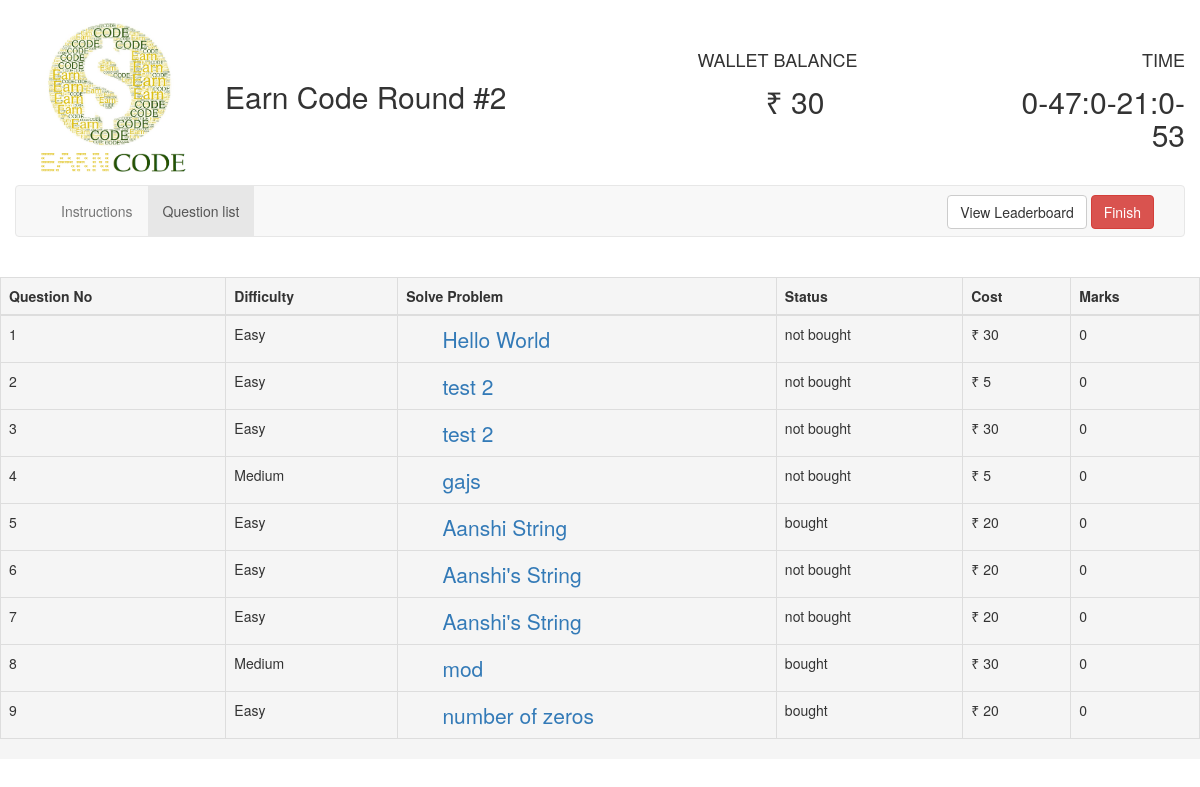
The app's page /comp/question/22/ with its own data.
### round2/models.py (models this page shows, shortened)
class Question(models.Model):
    question = models.TextField(max_length=4000)
    question_title = models.CharField(max_length=2000)
    input = models.CharField(default=0, max_length=5000)
    correct_op = models.CharField(default=0, max_length=10000)
    explanation = models.CharField(max_length=7000)
    test_input = models.CharField(max_length=100000)
    test_output = models.CharField(max_length=10000)
    cost = models.IntegerField()
    user = models.ManyToManyField(User, null=True, through="Score")
    type = models.CharField(default="Easy", max_length=10)

### round2/views.py (the view)
# urls.py: url(r'^question/(?P<user_id>[0-9]+)/$', views.question, name="question"),
def question(request, user_id):
    all_questions = Question.objects.all()
    current_user = User.objects.get(pk=user_id)
    jsonDec = json.decoder.JSONDecoder()
    current_user.total_score = 0
    temp = 0
    question_list = []
    for questions in all_questions:
        if current_user in questions.user.all():
            question_list.append({"question": questions,
                                  "status": "bought",
                                  "cost": questions.cost,
                                  "difficulty": questions.type,
                                  "question_score": Score.objects.get(user_f=current_user, question_f=questions).score})
        else:
            question_list.append({"question": questions,
                                  "status": "not bought",
                                  "cost": questions.cost,
                                  "difficulty": questions.type,
                                  "question_score": 0
                                  })
    current_user.total_score = temp
    current_user.save()
    print(current_user.total_score)
    return render(request, 'round2/select_questions_new.html',
                  {'buyed_questions': '', 'all_questions': all_questions, 'user_id': user_id,
                   'remaining_time': current_user.end_time - time.time(), 'question_list': question_list,
                   'money': current_user.money})

### round2/templates/round2/select_questions_new.html (shortened to what this page needs)
<!DOCTYPE html>
<html lang="en">
{% load staticfiles %}
<head>
    <link href="{% static '/css/font.css' %}" rel="stylesheet">
    <link rel="stylesheet"
          href="{% static '/css/jquery-ui.min.css' %}">
    <link rel="stylesheet" href="{% static '/css/bootstrap.min.css' %}">
</head>
<body>
<br>
<div class="container-fluid">
    <div class="container">
        <div class="row">
            <div class="col-md-2">
                <img alt="EarnCode"
                     src="{% static '/round2/images/ea.png' %}" width="100%">
            </div>
            <div class="col-md-4">
                <h2 style="margin-top: 60px;">Earn Code Round #2</h2>
            </div>
            <div class="col-md-2 col-md-offset-1">
                <div class="row"><h4 style="margin-top: 30px; margin-bottom: -5px;">WALLET BALANCE</h4></div>
                <div class="row text-center"><h2><span id="">&#8377; {{ money }}</span></h2></div>
            </div>
            <div class="col-md-2 col-md-offset-1 text-right">
                <div class="row"><h4 style="margin-top: 30px; margin-bottom: -5px;">TIME</h4></div>
                <div class="row"><h2><span id="time1">time</span></h2></div>
            </div>
        </div>
    </div>
    <nav class="navbar navbar-default">
        <div class="container-fluid">
            <div class="collapse navbar-collapse" id="bs-example-navbar-collapse-1">
                <ul class="nav navbar-nav">
                    <li id="instruction_tab"><a onclick="showInstructions();">Instructions</a></li>
                    <li class="active" id="question_tab"><a onclick="showQuestions()">Question list</a></li>
                </ul>
                <form action="{% url 'round2:leaderboard' user_id %}" method="post" class="navbar-form navbar-right"
                      style="margin-bottom: -8px;margin-top: 1px;">
                    <button type="submit" class="btn btn-default navbar-btn" id="leader" name="leader">View
                        Leaderboard
                    </button>
                    <button type="button" class="btn btn-default navbar-btn btn-danger" onclick="prompt_user()">
                        Finish
                    </button>
                </form>
            </div>
        </div>
    </nav>
    <br>
    <div class="row leader" id="question_list">
        <div class="table-responsive">
            <table class="table table-bordered white">
                <thead class="thead-inverse">
                <tr>
                    <th>Question No</th>
                    <th>Difficulty</th>
                    <th>Solve Problem</th>
                    <th>Status</th>
                    <th>Cost</th>
                    <th>Marks</th>
                </tr>
                </thead>
                <tbody id="table_body">
                {% for question in question_list %}
                    <tr id="{{ forloop.counter }}">
                        <td>{{ forloop.counter }}</td>
                        <td>{{ question.difficulty }}</td>
                        <td><a href="{% url 'round2:question_details' user_id question.question.pk %}"
                               style=" font-size: 150%; text-align:left; margin-left:10%;">{{ question.question.question_title }}</a>
                        </td>
                        <td>{{ question.status }}</td>
                        <td>&#8377; {{ question.cost }}</td>
                        <td>{{ question.question_score }}</td>
                    </tr>
                {% endfor %}
                </tbody>
            </table>
        </div>
    </div>
</div>
</body>
</html>

### round2/templates/round2/select_questions_new.html (style rules this page uses)
.leader { background: whitesmoke; }

### records on screen
Question: difficulty "Easy", question.question_title "Hello World", status "not bought", cost "30", question_score "0"
Question: difficulty "Easy", question.question_title "test 2", status "not bought", cost "5", question_score "0"
Question: difficulty "Easy", question.question_title "test 2", status "not bought", cost "30", question_score "0"
Question: difficulty "Medium", question.question_title "gajs", status "not bought", cost "5", question_score "0"
Question: difficulty "Easy", question.question_title "Aanshi String", status "bought", cost "20", question_score "0"
Question: difficulty "Easy", question.question_title "Aanshi's String", status "not bought", cost "20", question_score "0"
Question: difficulty "Easy", question.question_title "Aanshi's String", status "not bought", cost "20", question_score "0"
Question: difficulty "Medium", question.question_title "mod", status "bought", cost "30", question_score "0"
Question: difficulty "Easy", question.question_title "number of zeros", status "bought", cost "20", question_score "0"

### other values on screen
{{ money }} "30"
